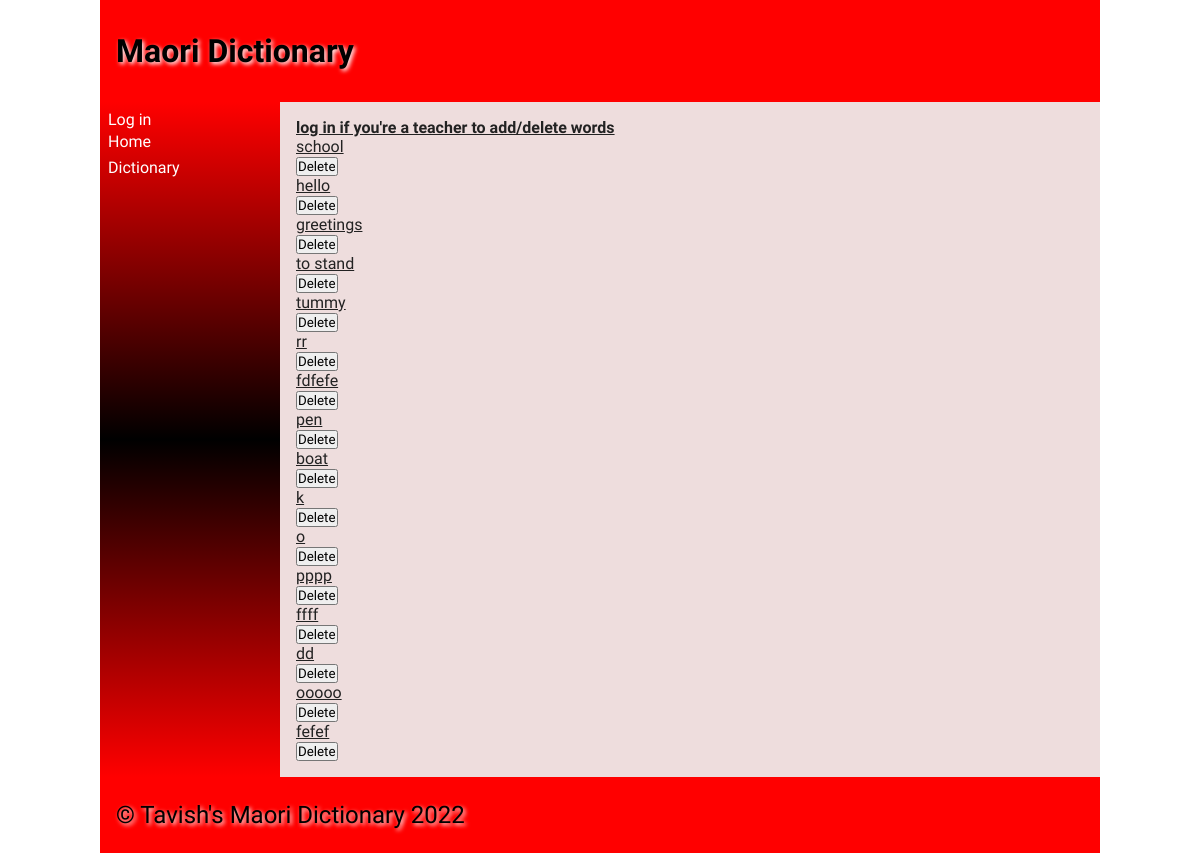
The page /dictionary on the database its author committed.
### tables this page shows
CREATE TABLE "words"
(
    id         integer
        constraint words_pk
            primary key autoincrement,
    english    varchar(30),
    maori      varchar(30),
    definition varchar(200),
    level      integer(2),
    image      varchar(15),
    added_by   varchar(30),
    userid     integer
        references users,
    timestamp  DATETIME
);

### app.py (the view)
@app.route('/dictionary', methods = ['GET', 'POST'])
def render_dictionary():
    con = create_connection(DB_NAME)
    query = "SELECT english FROM words ORDER BY id" #initially displays all the words in english, and sorts them by id so that newly added words are shown at the bottom
    cur = con.cursor()
    cur.execute(query)
    words_list = cur.fetchall()
    con.close()
    return render_template("dictionary.html", words= words_list, logged_in = is_logged_in())

### app.py (called while the page is built)
def is_logged_in():
    if session.get('email') is None: #if email not entered, then user isn't logged in
        print('Not logged in')
        return False
    else:
        print('Logged in') #if email is entered then user is logged in
        return True

def create_connection(db_file):
   try:
       connection = sqlite3.connect(db_file)
       connection.execute('pragma foreign_keys=ON')
       return connection
   except Error as e:
       print(e)
   return None

### templates/dictionary.html (shortened to what this page needs)
{% extends "base.html" %}
{%block heading%} Maori Dictionary {% endblock %}
{% block main %}
<div class = "button-group">
    {% if logged_in %}
    <a  href = "/add_word"><strong> Add new words</strong></a>
    {% else %} <a href = "/login"> <strong>log in if you're a teacher to add/delete words</strong> </a>
    {% endif %}
</div>
<div id = "words">
{% for words in words %}
        <div class = "product-box">
            <ul><a href = "/words/{{words[0]}}"> {{words[0]}}</a> </ul>
      <form method="post" action="DeleteConfirm">
             <button type="submit" name="Delete_Word" value= "{{words[0]}}">Delete</button>
    </form>
        {% endfor %}
</div>
{% endblock %}

### static/css/style.css (style rules this page uses)
* { font-family: Comfortaa, sans-serif; margin: 0; padding: 0; box-sizing: border-box; }
a { color: #222; }

### rows shown on the page
words: english "school"
words: english "hello"
words: english "greetings"
words: english "to stand"
words: english "tummy"
words: english "rr"
words: english "fdfefe"
words: english "pen"
words: english "boat"
words: english "k"
words: english "o"
words: english "pppp"
words: english "ffff"
words: english "dd"
words: english "ooooo"
words: english "fefef"
